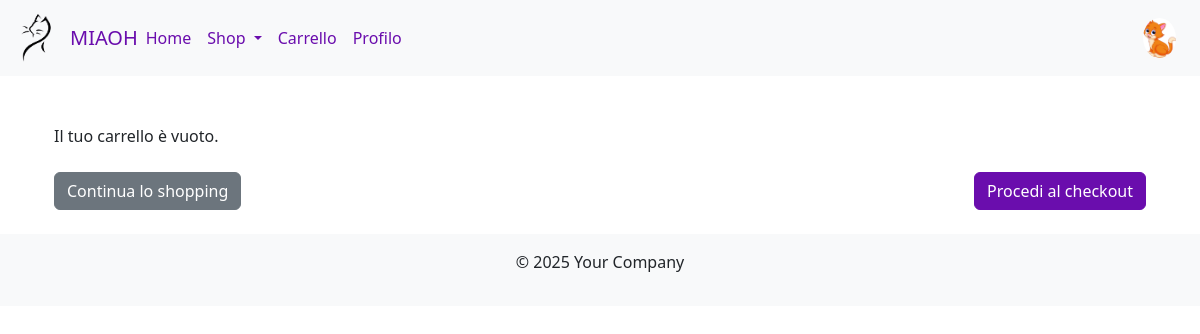
Page /?action=shopping&subAction=carrello (signed in) on the earlier database version.
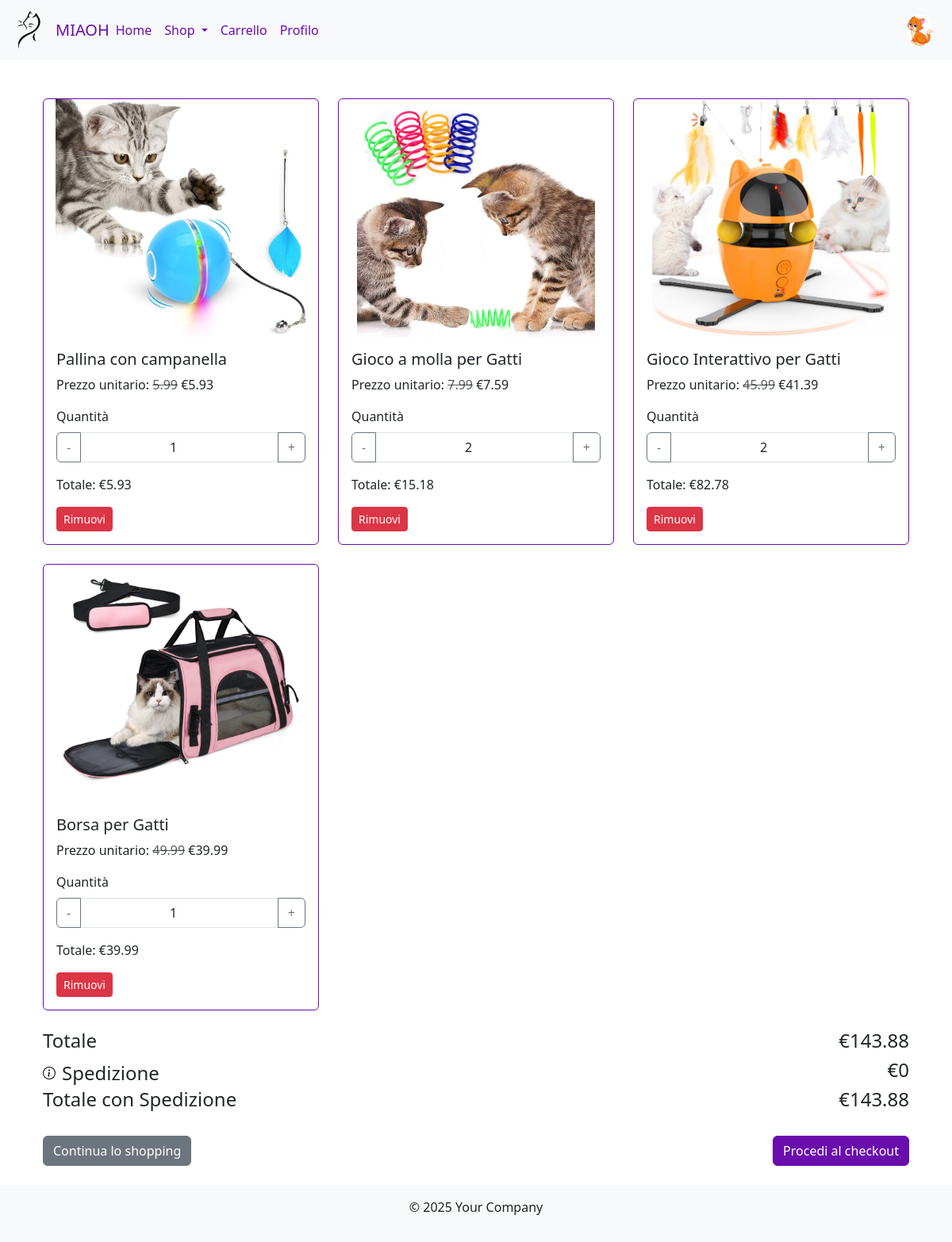
Same page on the later database version.
### tables this page shows
CREATE TABLE `user` (
  `id` int(11) NOT NULL,
  `username` varchar(64) NOT NULL,
  `email` varchar(200) NOT NULL,
  `password_hash` blob NOT NULL,
  `name` varchar(50) NOT NULL,
  `surname` varchar(50) NOT NULL,
  `image_file_type` varchar(6) NOT NULL
);

CREATE TABLE `carrello` (
  `id_utente` int(11) NOT NULL,
  `id_prodotto` int(11) NOT NULL,
  `quantita` int(11) NOT NULL DEFAULT 1
);

CREATE TABLE `prodotto` (
  `id` int(11) NOT NULL,
  `nome` varchar(255) NOT NULL,
  `descrizione` text NOT NULL,
  `quantita` int(11) NOT NULL,
  `prezzo` decimal(10,2) NOT NULL,
  `sconto` decimal(5,2) NOT NULL,
  `fine_sconto` date NOT NULL,
  `img1` varchar(255) NOT NULL,
  `img2` varchar(255) DEFAULT NULL,
  `tipoProdotto_id` int(11) NOT NULL
);

### public/index.php (called while the page is built, shortened)
<?php
require_once __DIR__.'/../src/config/config.php';
require("../src/views/template/base.php");

### src/config/config.php (called while the page is built, shortened)
<?php
$show_header = true;

### src/models/users/Users.php (called while the page is built, shortened)
<?php
require_once "User.php";
class Users{
    private static $USER_TABLE = "user";
    public static function fromEmail($email){
        $stmt = Connection::$db->prepare("SELECT id, username, password_hash, name, surname, image_file_type FROM " . self::$USER_TABLE . " WHERE email = ? LIMIT 1");
        $stmt->bind_param("s", $email);
        $stmt->execute();
        $result = $stmt->get_result();
        if ($result->num_rows === 1) {
            $user = $result->fetch_assoc();
            return new User($user['id'], $user['username'], $email, $user['password_hash'], $user['name'], $user['surname'], $user['image_file_type']);
        }
        return "";
    }
}
?>

### src/models/images/ImageManager.php (called while the page is built, shortened)
<?php
require_once "../src/models/users/Users.php";
class ImageManager{
    public static function getUserImagePath($email){
        $user = Users::fromEmail($email);
        if($user->getImageExtension() != ""){
            return IMAGE_PATH . "profilepictures/" . $user->getUsername() . "." . $user->getImageExtension();
        }
        return IMAGE_PATH . "/icons/profilePic.png";
    }
    public static function getProductImagePath($id){
        require_once "../src/models/products/ProductsManager.php";
        $product = ProductsManager::fromId($id);
        if($product->getImg1() != ""){
            return IMAGE_PATH . "productimages/" . $id . "." . $product->getImg1();
        }
        return IMAGE_PATH . "/icons/profilePic.png";
    }
}

### src/models/users/User.php (called while the page is built, shortened)
<?php
class User
{
  protected $id;
  protected $username;
  protected $imageExtension;
  function __construct($id, $username, $email, $password_hash, $name, $surname, $imageExtension) {
    $this->id = $id;
    $this->username = $username;
    $this->imageExtension = $imageExtension;
  }
  public function getId()
  {
    return $this->id;
  }
  public function getUsername()
  {
    return $this->username;
  }
  public function getImageExtension(){
    return $this->imageExtension;
  }
}

### src/models/products/ProductsManager.php (called while the page is built, shortened)
<?php
class ProductsManager
{
    private static $PRODUCT_TABLE = "prodotto";
    public static function fromId($id){
        $stmt = Connection::$db->prepare("
            SELECT * FROM " . self::$PRODUCT_TABLE . "
            WHERE id = ?
        ");
        $stmt->bind_param("i", $id);
        $stmt->execute();
        $result = $stmt->get_result();
        if ($result->num_rows === 1) {
            $row = $result->fetch_assoc();
            return new Product($row['id'], $row['nome'], $row['descrizione'], $row['quantita'], $row['prezzo'], $row['sconto'], $row['fine_sconto'], $row['img1'], $row['img2'], $row['tipoProdotto_id']);
        }
        return null;
    }
    public static function listFromUserCart($id){
        $stmt = Connection::$db->prepare("
            SELECT
                p.id,
                p.nome,
                p.descrizione,
                p.quantita,
                p.prezzo,
                p.sconto,
                p.fine_sconto,
                p.img1,
                p.img2,
                p.tipoProdotto_id,
                c.quantita as quantita_c
            FROM
                carrello c
            JOIN
                prodotto p ON c.id_prodotto = p.id
            WHERE
                c.id_utente = ?;
        ");
        $stmt->bind_param("i", $id);
        $stmt->execute();
        $result = $stmt->get_result();
        $products = [];
        while ($row = $result->fetch_assoc()) {
            $products[] = [
                'prodotto' => new Product($row['id'], $row['nome'], $row['descrizione'], $row['quantita'], $row['prezzo'], $row['sconto'], $row['fine_sconto'], $row['img1'], $row['img2'], $row['tipoProdotto_id']),
                'quantita' => $row['quantita_c']
            ];
        }
        return $products;
    }
}

### src/models/products/Product.php (called while the page is built, shortened)
<?php
class Product
{
    private int $id;
    private string $nome;
    private float $prezzo;
    private float $sconto;
    private string $img1;
    public function __construct(
        int $id,
        string $nome,
        string $descrizione,
        int $quantita,
        float $prezzo,
        float $sconto,
        string $fineSconto,
        string $img1,
        ?string $img2,
        int $tipoProdottoId
    ) {
        $this->id = $id;
        $this->nome = $nome;
        $this->prezzo = $prezzo;
        $this->sconto = $sconto;
        $this->img1 = $img1;
    }
    public function getId(): int
    {
        return $this->id;
    }
    public function getNome(): string
    {
        return $this->nome;
    }
    public function getPrezzo(): float
    {
        return $this->prezzo;
    }
    public function getSconto(): float
    {
        return $this->sconto;
    }
    public function getImg1(): string
    {
        return $this->img1;
    }
}

### src/views/shopping/carrello.php (the view, shortened to what this page needs)
<?php
    require_once "../src/models/users/User.php";
    require_once "../src/models/users/Users.php";
    require_once "../src/models/products/Product.php";
    require_once "../src/models/products/ProductsManager.php";
    $user = Users::fromEmail($_SESSION['email']);
    $items = ProductsManager::ListFromUserCart($user->getId());
?>
<?php   $total = 0; ?>
<section class="container mt-5">
    <?php if(count($items) > 0):  ?>
    <div class="row">
        <?php foreach($items as $product):
        if(new DateTime($product['prodotto']->getFineSconto()) > new DateTime('today')){
            $sconto = true;
            $price = $product['prodotto']->getPrezzo()*(100-$product['prodotto']->getSconto())/100;
        }else{
            $sconto = false;
            $price = $product['prodotto']->getPrezzo();
        }
        $price = round($price,2);
        $total += $price*$product['quantita'];
        ?>
        <div class="col-md-4 mb-4" id="card-<?php echo $product['prodotto']->getId();?>">
            <div class="card">
                <img src="<?php echo ImageManager::getProductImagePath($product['prodotto']->getId()); ?>" class="card-img-top product-image ask-detail-btn" alt="<?php echo $product['prodotto']->getId();?>" data-id="<?php echo $product['prodotto']->getId();?>">
                <div class="card-body">
                    <h5 class="card-title ask-detail-btn" data-id="<?php echo $product['prodotto']->getId();?>"><?php echo $product['prodotto']->getNome();?></h5>
                    <p class="card-text">Prezzo unitario:
                    <?php if($sconto): ?>
                        <span class="text-decoration-line-through text-muted"><?php echo $product['prodotto']->getPrezzo()?></span>
                    <?php endif; ?>
                        €<span id="price-<?php echo $product['prodotto']->getId();?>"><?php echo $price?></span>
                    </p>
                    <div class="mb-3">
                        <label for="<?php echo $product['prodotto']->getId();?>" class="form-label">Quantità</label>
                        <div class="input-group">
                            <button class="btn btn-outline-secondary" type="button" onclick="decreaseQuantity('<?php echo $product['prodotto']->getId();?>')">-</button>
                            <input type="number" id="<?php echo $product['prodotto']->getId();?>" class="form-control text-center quantity-input"value="<?php echo $product['quantita'];?>">
                            <button class="btn btn-outline-secondary" type="button" onclick="increaseQuantity('<?php echo $product['prodotto']->getId();?>')">+</button>
                        </div>
                    </div>
                    <p class="card-text">Totale: €<span class="total-item" id="total-<?php echo$product['prodotto']->getId(); ?>"><?php echo $price*$product['quantita'];?></span></p>
                    <button class="btn btn-danger btn-sm delete-item" data-bs-toggle="modal" data-bs-target="#confirmModal" data-item-id="<?php echo $product['prodotto']->getId();?>">Rimuovi</button>
                </div>
            </div>
        </div>
        <?php endforeach; ?>
    </div>
    <?php $shippingCost = ($total < 25) ? 5 : 0;?>
    <section class="d-flex justify-content-between align-items-center">
        <h4>Totale</h4>
        <h4 id="totalPrice"><?php echo "€" . $total;?></h4>
    </section>
    <section class="d-flex justify-content-between align-items-center">
        <div class="d-flex align-items-center">
            <div data-bs-placement="top" class="d-flex align-items-center">
            <img src="public/assets/icons/info-circle.svg" alt="Info Icon" class="info-icon" data-bs-toggle="tooltip" title="Le spese di spedizione sono nulle se l'ordine totale supera i 25€">
            </div>
            <h4 class="ms-2 mb-0">Spedizione</h4>
        </div>
        <h4 id="shippingCost"><?php echo "€" . $shippingCost; ?></h4>
    </section>
    <section class="d-flex justify-content-between align-items-center">
        <h4>Totale con Spedizione</h4>
        <h4 id="totalWithShipping"><?php echo "€" . $total+$shippingCost;?></h4>
    </section>
    <?php else: ?>
        <p>Il tuo carrello è vuoto.</p>
    <?php endif; ?>
    <footer class="mt-4 d-flex justify-content-between">
        <a href="?#" class="btn btn-secondary">Continua lo shopping</a>
        <a href="?action=shopping&subAction=checkout" class="btn btn-primary">Procedi al checkout</a>
    </footer>
</section>

### src/views/template/base.php (shortened to what this page needs)
<!DOCTYPE html>
<html lang="en">
<head>
    <link rel="stylesheet" href="public/style/bootstrap.min.css">
    <link rel="stylesheet" href="public/style/template.css">
    <link rel="stylesheet" href="public/style/common.css">
</head>
<body>
    <?php if($show_header)  include('header.php'); ?>
    <main class="container mt-4">
        <?php include($content); ?>
    </main>
    <footer class="bg-light text-center py-3 mt-4">
        <div class="container">
            <p>&copy; <?php echo date('Y'); ?> Your Company</p>
        </div>
    </footer>
</body>
</html>

### src/views/template/header.php (shortened to what this page needs)
<?php
if(isset($_SESSION['email'])){
    require_once "../src/models/images/ImageManager.php";
    $picture = ImageManager::getUserImagePath($_SESSION['email']);
}else{
    $picture = IMAGE_PATH . "/icons/profilePic.png";
}
?>
<nav class="navbar navbar-expand-lg bg-body-tertiary sticky-top">
  <div class="container-fluid">
        <a class="navbar-brand d-flex align-items-center mx-auto logo-header" href="?#">
            <img src="<?php echo IMAGE_PATH; ?>logo/logo.png" width="50" height="50" class="me-2"/>
            <span>MIAOH</span>
        </a>
        <div class="collapse navbar-collapse" id="navbarSupportedContent">
        <ul class="navbar-nav me-auto mb-2 mb-lg-0">
            <li class="nav-item">
                <a class="nav-link" aria-current="page" href="?#">Home</a>
            </li>
            <li class="nav-item dropdown">
            <a class="nav-link dropdown-toggle" href="#" role="button" data-bs-toggle="dropdown" aria-expanded="false">
                Shop
            </a>
            </li>
            <li class="nav-item">
                <a class="nav-link" href="?action=shopping&subAction=carrello"><i class="bi bi-cart"></i> Carrello</a>
            </li>
            <li class="nav-item">
                <a class="nav-link" href="?action=profile">Profilo</a>
            </li>
        </ul>
    </div>
    <a class="navbar-brand d-flex align-items-center position-absolute top-50 end-0 translate-middle-y p-2" href="?action=profile">
        <img src="<?php echo $picture ?>" alt="User" class="user-img user-icon" width="60" height="60"/>
    </a>
</nav>

### public/style/template.css (style rules this page uses)
.navbar-brand { color: #6a0dad; font-weight: 500; }
.nav-link, .dropdown-item { color: #6a0dad; }
.user-icon { max-height: 2.5rem; width: auto; border-radius: 50%; }
a, a:hover, a:focus { color: #6a0dad; }
.btn-primary { background-color: #6a0dad; border-color: #6a0dad; }
.navbar, .navbar-light .navbar-nav .nav-link { color: #6a0dad; }
.card, .modal-content, .alert, .dropdown-menu { border-color: #6a0dad; }

### public/style/common.css (style rules this page uses)
.product-image { width: 100%; height: auto; max-height: 300px; object-fit: contain; border-radius: 8px; }

Differences in the rows shown:
added carrello: shows a picture, id_prodotto.nome "Pallina con campanella", id_prodotto.prezzo "5.99", id_prodotto.sconto "5.93", $price*$product['quantita'] "5.93"
added carrello: shows a picture, id_prodotto.nome "Gioco a molla per Gatti", Prezzo "7.99", id_prodotto.sconto "7.59", $price*$product['quantita'] "15.18"
added carrello: shows a picture, id_prodotto.nome "Gioco Interattivo per Gatti", Prezzo "45.99", id_prodotto.sconto "41.39", $price*$product['quantita'] "82.78"
added carrello: shows a picture, id_prodotto.nome "Borsa per Gatti", Prezzo "49.99", id_prodotto.sconto "39.99", $price*$product['quantita'] "39.99"
Other differences:
$total: (not shown) → "143.88"
$shippingCost: (not shown) → "0"
$total+$shippingCost: (not shown) → "143.88"
text no longer shown: "Il tuo carrello è vuoto."
text now shown: "Totale € Spedizione € Totale con Spedizione €"
